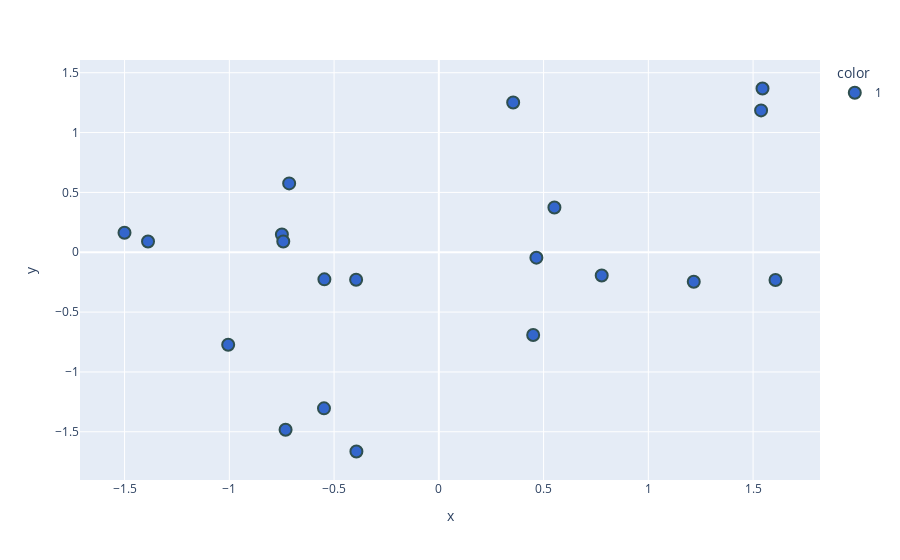

Source (notebook cell):
### Code cell
new_df['target'] = new_df['target'].astype('str')
fig = px.scatter(x=new_df['PC1'],
                 y=new_df['PC2'],
                 color=new_df['target'],
                 color_discrete_sequence=px.colors.qualitative.G10
                )

fig.update_traces(marker=dict(size=12,
                              line=dict(width=2,
                                        color='DarkSlateGrey')),
                  selector=dict(mode='markers'))
fig.show()

### Figure 1 — Plotly figure (JSON) as saved in the notebook; plotly's stock layout.template omitted (floating-point values rounded to 4 significant figures)
{"data": [{"hovertemplate": "color=1<br>x=%{x}<br>y=%{y}<extra></extra>", "legendgroup": "1", "marker": {"color": "#3366CC", "line": {"color": "DarkSlateGrey", "width": 2}, "size": 12, "symbol": "circle"}, "mode": "markers", "name": "1", "orientation": "v", "showlegend": true, "type": "scatter", "x": [-0.7491, -1.5, 0.3548, -0.3934, -0.7144, 0.7775, 1.545, -0.5482, 0.4656, -1.388, -0.7315, -1.005, 1.538, 0.4503, -0.5462, -0.7425, 0.5517, -0.3948, 1.607, 1.217], "xaxis": "x", "y": [0.1489, 0.1634, 1.251, -1.665, 0.5753, -0.1939, 1.368, -1.304, -0.04528, 0.08983, -1.483, -0.773, 1.185, -0.6916, -0.2265, 0.08976, 0.3733, -0.2294, -0.2324, -0.2469], "yaxis": "y"}], "layout": {"legend": {"title": {"text": "color"}, "tracegroupgap": 0}, "margin": {"t": 60}, "xaxis": {"anchor": "y", "domain": [0, 1], "title": {"text": "x"}}, "yaxis": {"anchor": "x", "domain": [0, 1], "title": {"text": "y"}}}}
